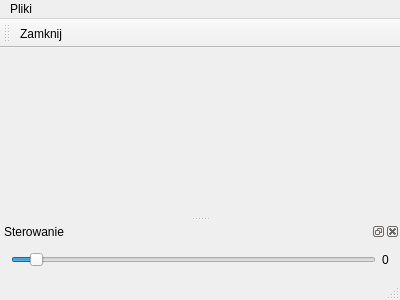
<?xml version="1.0" encoding="UTF-8"?>
<ui version="4.0">
 <class>MainWindow</class>
 <widget class="QMainWindow" name="MainWindow">
  <property name="geometry">
   <rect>
    <x>0</x>
    <y>0</y>
    <width>400</width>
    <height>300</height>
   </rect>
  </property>
  <property name="windowTitle">
   <string>MainWindow</string>
  </property>
  <widget class="QWidget" name="centralWidget">
   <layout class="QVBoxLayout" name="verticalLayout">
    <item>
     <widget class="QVTKWidget" name="qvtkWidget"/>
    </item>
   </layout>
  </widget>
  <widget class="QMenuBar" name="menuBar">
   <property name="geometry">
    <rect>
     <x>0</x>
     <y>0</y>
     <width>400</width>
     <height>25</height>
    </rect>
   </property>
   <widget class="QMenu" name="menuPliki">
    <property name="title">
     <string>Pliki</string>
    </property>
    <addaction name="actionZamknij"/>
   </widget>
   <addaction name="menuPliki"/>
  </widget>
  <widget class="QToolBar" name="mainToolBar">
   <attribute name="toolBarArea">
    <enum>TopToolBarArea</enum>
   </attribute>
   <attribute name="toolBarBreak">
    <bool>false</bool>
   </attribute>
   <addaction name="actionZamknij"/>
  </widget>
  <widget class="QStatusBar" name="statusBar"/>
  <widget class="QDockWidget" name="dockWidget">
   <property name="windowTitle">
    <string>Sterowanie</string>
   </property>
   <attribute name="dockWidgetArea">
    <number>8</number>
   </attribute>
   <widget class="QWidget" name="dockWidgetContents">
    <layout class="QHBoxLayout" name="horizontalLayout">
     <item>
      <widget class="QSlider" name="horizontalSlider">
       <property name="value">
        <number>5</number>
       </property>
       <property name="orientation">
        <enum>Qt::Horizontal</enum>
       </property>
      </widget>
     </item>
     <item>
      <widget class="QLabel" name="label">
       <property name="text">
        <string>0</string>
       </property>
      </widget>
     </item>
    </layout>
   </widget>
  </widget>
  <action name="actionZamknij">
   <property name="text">
    <string>Zamknij</string>
   </property>
   <property name="shortcut">
    <string>Ctrl+Q</string>
   </property>
  </action>
 </widget>
 <layoutdefault spacing="6" margin="11"/>
 <customwidgets>
  <customwidget>
   <class>QVTKWidget</class>
   <extends>QWidget</extends>
   <header>QVTKWidget.h</header>
  </customwidget>
 </customwidgets>
 <resources/>
 <connections>
  <connection>
   <sender>horizontalSlider</sender>
   <signal>sliderMoved(int)</signal>
   <receiver>label</receiver>
   <slot>setNum(int)</slot>
   <hints>
    <hint type="sourcelabel">
     <x>350</x>
     <y>254</y>
    </hint>
    <hint type="destinationlabel">
     <x>388</x>
     <y>253</y>
    </hint>
   </hints>
  </connection>
 </connections>
</ui>
